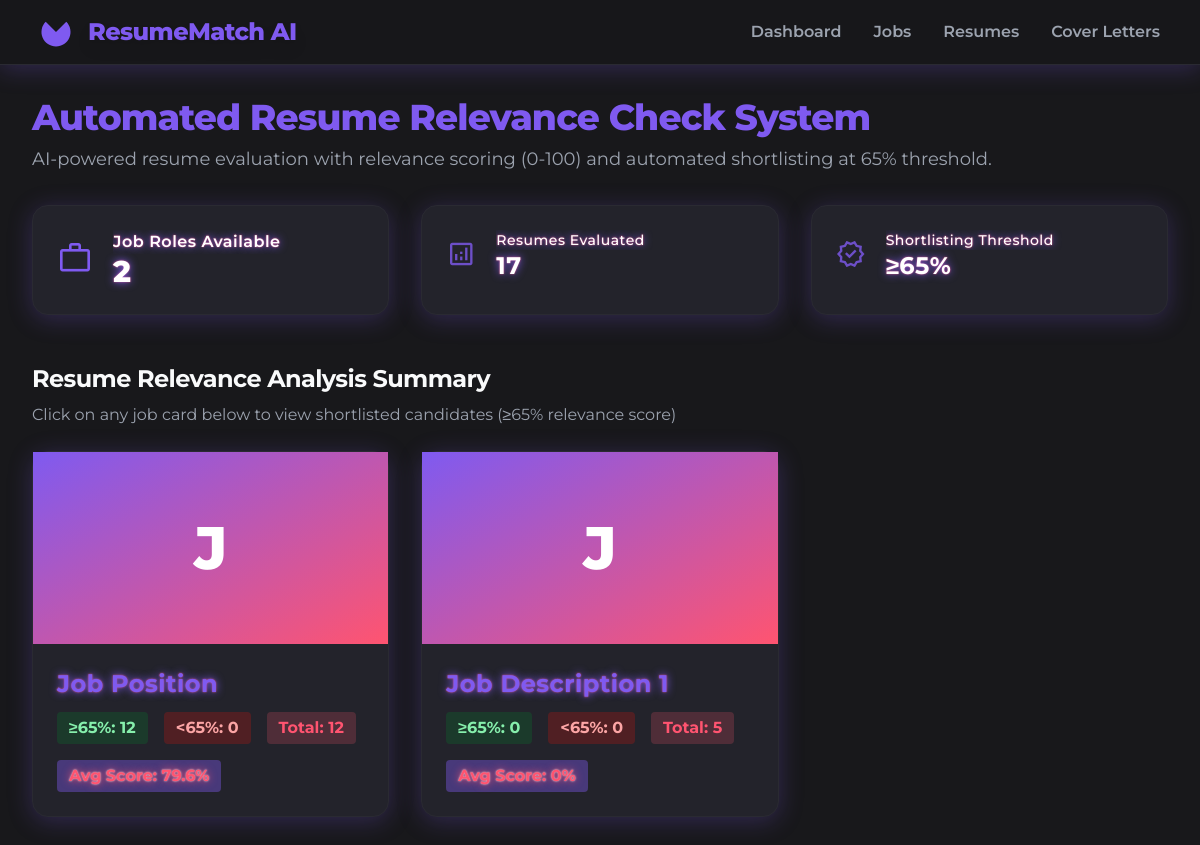
/dashboard, run on the app's committed database.
### database.py (models this page shows, shortened)
class Job(db.Model):
    id = db.Column(db.Integer, primary_key=True)
    title = db.Column(db.String(150), nullable=False)
    company = db.Column(db.String(150), nullable=False)
    description = db.Column(db.Text, nullable=False)
    candidates = db.relationship('Candidate', backref='job', lazy=True, cascade="all, delete-orphan")

### app.py (the view)
@app.route('/dashboard')
def dashboard():
    try:
        total_jobs = Job.query.count()
        total_apps_processed = Candidate.query.count()
        jobs = Job.query.order_by(Job.id.desc()).all()
        jobs_summary = []
        for job in jobs:
            try:
                shortlisted_count = 0
                rejected_count = 0
                total_applicants = len(job.candidates)
                scores = []
                for candidate in job.candidates:
                    try:
                        if candidate.analysis:
                            verdict = candidate.analysis.verdict.lower()
                            score = candidate.analysis.score
                            if isinstance(score, int):
                                scores.append(score)
                                if score >= 65:
                                    shortlisted_count += 1
                                else:
                                    rejected_count += 1
                    except Exception as e:
                        print(f"Error processing candidate {candidate.id}: {e}")
                        continue
                avg_score = round(sum(scores)/len(scores), 1) if scores else 0
                jobs_summary.append({
                    'id': job.id,
                    'title': job.title,
                    'shortlisted_count': shortlisted_count,
                    'rejected_count': rejected_count,
                    'total_applicants': total_applicants,
                    'avg_score': avg_score
                })
            except Exception as e:
                print(f"Error processing job {job.id}: {e}")
                continue
        return render_template(
            'dasbord.html',
            total_jobs=total_jobs,
            total_apps=total_apps_processed,
            jobs_summary=jobs_summary
        )
    except Exception as e:
        print(f"Error in dashboard route: {e}")
        return render_template(
            'dasbord.html',
            total_jobs=0,
            total_apps=0,
            jobs_summary=[],
            error="Failed to load dashboard data. Please try again."
        )

### templates/dasbord.html (shortened to what this page needs)
<!DOCTYPE html>
<html lang="en"><head>
<script src="https://cdn.tailwindcss.com?plugins=forms,container-queries"></script>
</head>
<body class="bg-background-light dark:bg-background-dark font-display text-gray-800 dark:text-gray-200">
<div class="relative flex min-h-screen w-full flex-col bg-background-dark text-foreground-dark">
    <header class="sticky top-0 z-10 flex items-center justify-between whitespace-nowrap border-b border-border-dark bg-background-dark/90 px-10 py-4 backdrop-blur-sm shadow-neon">
        <div class="flex items-center gap-4">
            <div class="size-8 text-primary animate-pulse">
            </div>
            <h2 class="text-2xl font-extrabold tracking-tight text-primary drop-shadow-lg animate-fade-in">ResumeMatch AI</h2>
        </div>
        <div class="flex items-center gap-8">
            <nav class="hidden md:flex items-center gap-8 text-base font-semibold">
                <a href="{{ url_for('dashboard') }}" class="text-subtle-dark hover:text-primary transition-colors">Dashboard</a>
                <a href="{{ url_for('jobs_page') }}" class="text-subtle-dark hover:text-primary transition-colors">Jobs</a>
                <a href="{{ url_for('resumes_page') }}" class="text-subtle-dark hover:text-primary transition-colors">Resumes</a>
                <a href="{{ url_for('letters_page') }}" class="text-subtle-dark hover:text-primary transition-colors">Cover Letters</a>
            </nav>
        </div>
    </header>
<main class="flex-1 px-4 py-8 sm:px-6 lg:px-8">
<div class="mx-auto max-w-7xl">
    <div class="mb-8 animate-fade-in">
        <h1 class="text-4xl font-extrabold tracking-tight text-primary mb-2">Automated Resume Relevance Check System</h1>
        <p class="mt-1 text-lg text-subtle-dark">AI-powered resume evaluation with relevance scoring (0-100) and automated shortlisting at 65% threshold.</p>
    </div>
    <div class="grid grid-cols-1 gap-8 sm:grid-cols-2 lg:grid-cols-3">
        <div class="card-animate neon-border bg-card-dark rounded-2xl shadow-neon border border-border-dark">
            <div class="p-6">
                <div class="flex items-center">
                    <div class="flex-shrink-0"><span class="material-symbols-outlined text-4xl text-primary">work</span></div>
                    <div class="ml-5 w-0 flex-1">
                        <dl>
                            <dt class="truncate text-base font-semibold text-attractive">Job Roles Available</dt>
                            <dd class="text-3xl font-extrabold text-attractive">{{ total_jobs }}</dd>
                        </dl>
                    </div>
                </div>
            </div>
        </div>
        <div class="card-animate neon-border bg-card-dark rounded-2xl shadow-neon border border-border-dark">
            <div class="p-6">
                <div class="flex items-center">
                    <div class="flex-shrink-0"><span class="material-symbols-outlined text-3xl text-primary/80">analytics</span></div>
                    <div class="ml-5 w-0 flex-1">
                        <dl>
                            <dt class="truncate text-sm font-medium text-attractive">Resumes Evaluated</dt>
                            <dd class="text-2xl font-bold text-attractive">{{ total_apps }}</dd>
                        </dl>
                    </div>
                </div>
            </div>
        </div>
        <div class="card-animate neon-border bg-card-dark rounded-2xl shadow-neon border border-border-dark">
            <div class="p-6">
                <div class="flex items-center">
                    <div class="flex-shrink-0"><span class="material-symbols-outlined text-3xl text-primary/80">verified</span></div>
                    <div class="ml-5 w-0 flex-1">
                        <dl>
                            <dt class="truncate text-sm font-medium text-attractive">Shortlisting Threshold</dt>
                            <dd class="text-2xl font-bold text-attractive">≥65%</dd>
                        </dl>
                    </div>
                </div>
            </div>
        </div>
</div>
<h2 class="mt-12 text-2xl font-bold tracking-tight">Resume Relevance Analysis Summary</h2>
<p class="text-subtle-dark mt-2 mb-6">Click on any job card below to view shortlisted candidates (≥65% relevance score)</p>
<div class="mt-6 grid grid-cols-1 gap-8 sm:grid-cols-2 lg:grid-cols-3">
        {% for job in jobs_summary %}
    <div class="card-animate neon-border bg-card-dark rounded-2xl shadow-neon border border-border-dark cursor-pointer transition-all duration-300 hover:shadow-xl hover:-translate-y-1" data-job-id="{{ job.id }}" data-job-title="{{ job.title|e }}" onclick="handleJobCardClick(this)">
                <div class="flex-shrink-0">
                        <div class="h-48 w-full bg-gradient-to-br from-primary to-accent flex items-center justify-center text-6xl font-extrabold text-white">{{ job.title[0] }}</div>
                </div>
                <div class="flex flex-1 flex-col justify-between p-6">
                        <div class="flex-1">
                                <p class="text-2xl font-bold text-primary mb-2 text-attractive">{{ job.title }}</p>
                                <div class="mt-3 flex flex-row flex-wrap items-center gap-4 text-base w-full">
    <span class="inline-flex items-center rounded bg-green-900/50 px-3 py-1 font-bold text-green-300">≥65%: {{ job.shortlisted_count }}</span>
    <span class="inline-flex items-center rounded bg-red-900/50 px-3 py-1 font-bold text-red-300"><65%: {{ job.rejected_count }}</span>
    <span class="inline-flex items-center rounded bg-accent/20 px-3 py-1 font-bold text-accent">Total: {{ job.total_applicants }}</span>
    <span class="inline-flex items-center rounded bg-primary/40 px-3 py-1 font-bold" style="color:#ff5470;text-shadow:0 0 8px #ff5470,0 0 2px #fff;">Avg Score: {{ job.avg_score }}%</span>
</div>
                        </div>
                </div>
        </div>
        {% endfor %}
</div>
</main>
</body>
</html>

### templates/dasbord.html (style rules this page uses)
body { font-family: 'Montserrat', 'Inter', sans-serif; }
.neon-border { box-shadow: 0 0 0 2px #7f5af0, 0 4px 24px 0 rgba(127,90,240,0.25); }
.card-animate { animation: fadeIn 0.8s cubic-bezier(.4,0,.2,1) both; }
.text-attractive { color: #fff; font-weight: 700; text-shadow: 0 0 8px #7f5af0, 0 0 2px #ff5470; letter-spacing: 0.5px; }

### data on the page
Job: title "J", title "Job Position", shortlisted_count "12", rejected_count "0", total_applicants "12", avg_score "79.6"
Job: title "J", title "Job Description 1", shortlisted_count "0", rejected_count "0", total_applicants "5", avg_score "0"

### other printed values
{{ total_jobs }} "2"
{{ total_apps }} "17"
